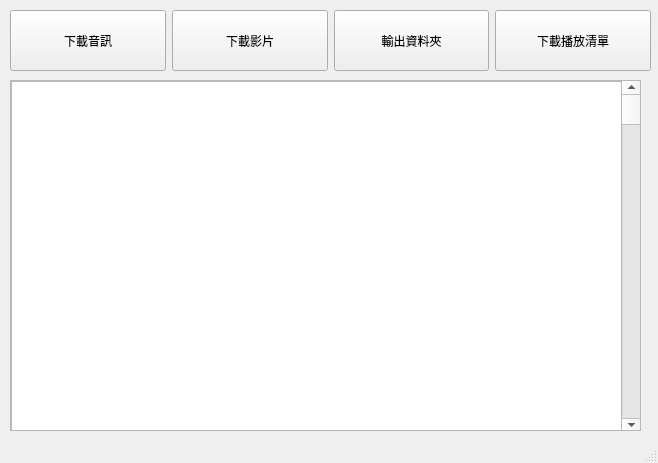
<?xml version="1.0" encoding="UTF-8"?>
<ui version="4.0">
 <class>mainWindow</class>
 <widget class="QMainWindow" name="mainWindow">
  <property name="geometry">
   <rect>
    <x>0</x>
    <y>0</y>
    <width>658</width>
    <height>463</height>
   </rect>
  </property>
  <property name="windowTitle">
   <string>MainWindow</string>
  </property>
  <property name="styleSheet">
   <string notr="true">font: 15pt &quot;標楷體&quot;;</string>
  </property>
  <widget class="QWidget" name="centralwidget">
   <widget class="QWidget" name="horizontalLayoutWidget">
    <property name="geometry">
     <rect>
      <x>10</x>
      <y>10</y>
      <width>641</width>
      <height>61</height>
     </rect>
    </property>
    <layout class="QHBoxLayout" name="horizontalLayout">
     <item>
      <widget class="QPushButton" name="download_audio_btn">
       <property name="sizePolicy">
        <sizepolicy hsizetype="Minimum" vsizetype="Preferred">
         <horstretch>0</horstretch>
         <verstretch>0</verstretch>
        </sizepolicy>
       </property>
       <property name="text">
        <string>下載音訊</string>
       </property>
      </widget>
     </item>
     <item>
      <widget class="QPushButton" name="download_video_btn">
       <property name="sizePolicy">
        <sizepolicy hsizetype="Minimum" vsizetype="Preferred">
         <horstretch>0</horstretch>
         <verstretch>0</verstretch>
        </sizepolicy>
       </property>
       <property name="text">
        <string>下載影片</string>
       </property>
      </widget>
     </item>
     <item>
      <widget class="QPushButton" name="select_output_btn">
       <property name="sizePolicy">
        <sizepolicy hsizetype="Minimum" vsizetype="Preferred">
         <horstretch>0</horstretch>
         <verstretch>0</verstretch>
        </sizepolicy>
       </property>
       <property name="text">
        <string>輸出資料夾</string>
       </property>
      </widget>
     </item>
     <item>
      <widget class="QPushButton" name="download_playlist_btn">
       <property name="sizePolicy">
        <sizepolicy hsizetype="Minimum" vsizetype="Preferred">
         <horstretch>0</horstretch>
         <verstretch>0</verstretch>
        </sizepolicy>
       </property>
       <property name="text">
        <string>下載播放清單</string>
       </property>
      </widget>
     </item>
    </layout>
   </widget>
   <widget class="QScrollArea" name="download_list">
    <property name="geometry">
     <rect>
      <x>10</x>
      <y>80</y>
      <width>631</width>
      <height>351</height>
     </rect>
    </property>
    <property name="widgetResizable">
     <bool>true</bool>
    </property>
    <widget class="QWidget" name="scrollAreaWidgetContents">
     <property name="geometry">
      <rect>
       <x>0</x>
       <y>0</y>
       <width>629</width>
       <height>349</height>
      </rect>
     </property>
     <widget class="QScrollBar" name="verticalScrollBar">
      <property name="geometry">
       <rect>
        <x>610</x>
        <y>0</y>
        <width>21</width>
        <height>351</height>
       </rect>
      </property>
      <property name="orientation">
       <enum>Qt::Vertical</enum>
      </property>
     </widget>
     <widget class="QTableWidget" name="tableWidget">
      <property name="geometry">
       <rect>
        <x>0</x>
        <y>0</y>
        <width>611</width>
        <height>351</height>
       </rect>
      </property>
     </widget>
    </widget>
   </widget>
  </widget>
  <widget class="QStatusBar" name="statusbar"/>
 </widget>
 <resources/>
 <connections/>
</ui>
